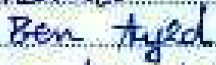
#> input picture data/image.png, 216 x 65 px
$ python -i preprocessing.py   (imports and definitions only)
#> lines starting #> are read from the running program, lines starting #| are printed output that depends on the picture
import cv2
import numpy as np

def process_image(image_input):
    """
    Minimal preprocessing: Convert to grayscale, slight denoising, and light contrast enhancement.
    :param image_input: File path (str) or image array (numpy array)
    :return: Processed image as a NumPy array
    """
#> called with image_input = '../data/image.png'

    # Load image based on input type
    if isinstance(image_input, str):
        img = cv2.imread(image_input, cv2.IMREAD_GRAYSCALE)
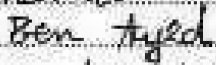
#> img: shape (65, 216); min 0, max 255, mean 204
        if img is None:
            raise ValueError(f"❌ ERROR: Could not read image at {image_input}. Check the file path and format.")
    elif isinstance(image_input, np.ndarray):
        img = image_input  # Already an image array
    else:
        raise TypeError("❌ ERROR: Invalid image input. Must be a file path (str) or a NumPy array.")

    # Ensure the image is valid
    if img is None or img.size == 0:
        raise ValueError("❌ ERROR: Image loading failed. Ensure the file exists and is a valid image.")

    # Convert to grayscale (if not already)
    if len(img.shape) == 3:
        img = cv2.cvtColor(img, cv2.COLOR_BGR2GRAY)

    # VERY LIGHT Blur (Optional: Comment this out if not needed)
    img = cv2.GaussianBlur(img, (3, 3), 0)
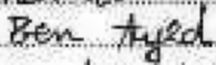
#> img: shape (65, 216); min 1, max 255, mean 203.9

    # Contrast enhancement (CLAHE - Adaptive Histogram Equalization)
    clahe = cv2.createCLAHE(clipLimit=2.0, tileGridSize=(8,8))
    img = clahe.apply(img)
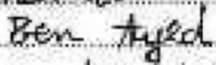
#> img: shape (65, 216); min 2, max 255, mean 207

    # **Save preprocessed image for debugging**
    cv2.imwrite("debug_preprocessed.png", img)

    return img

>>> result = process_image('../data/image.png')
